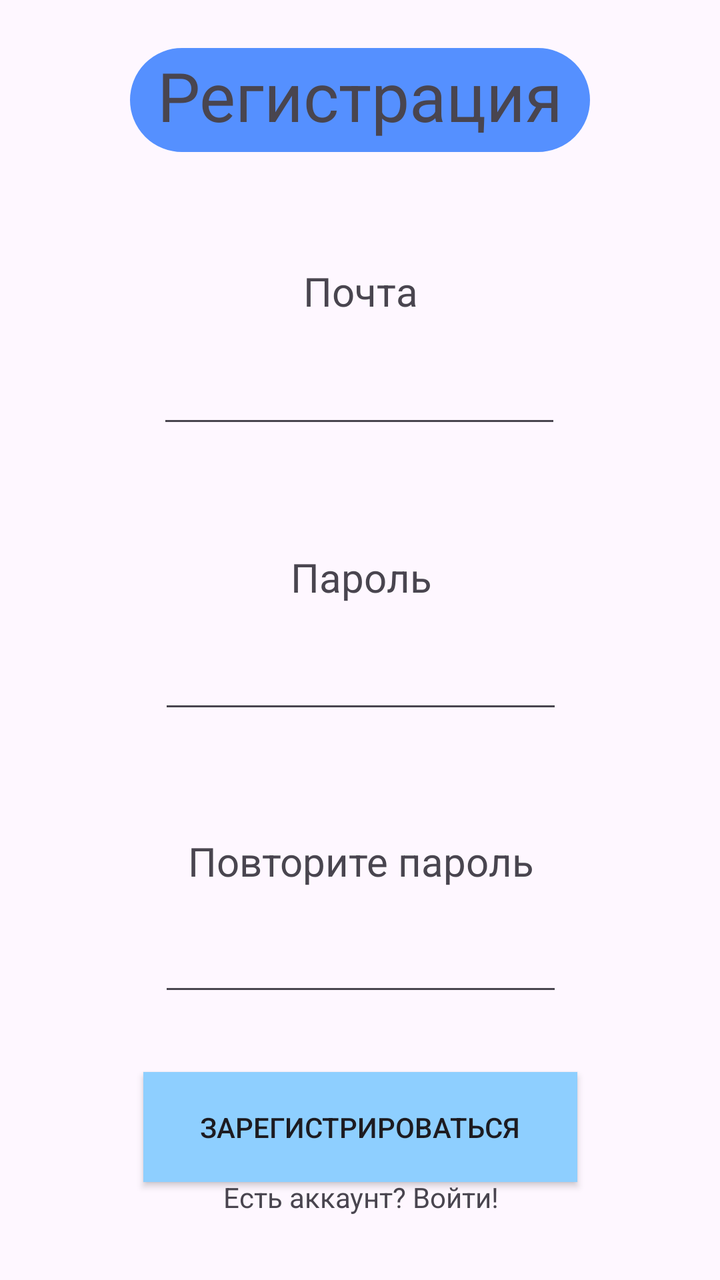
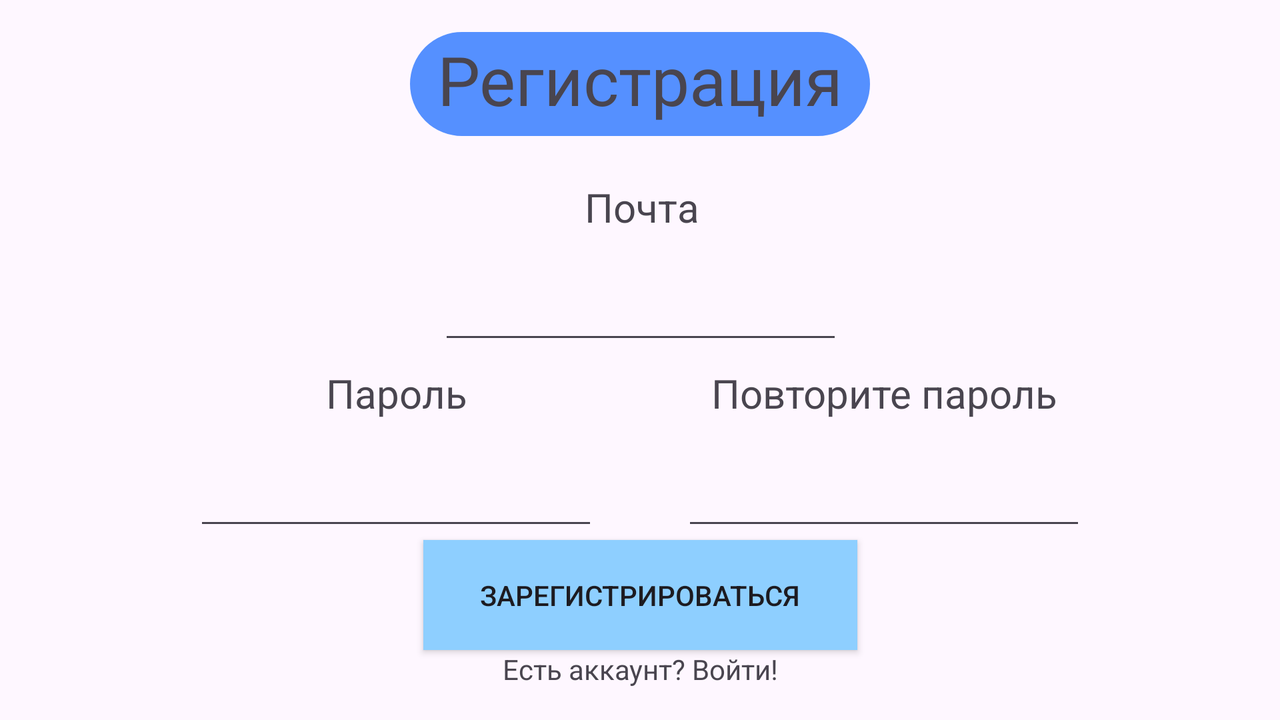

One screen, two layout resources from the same app: the default and the author's alternative for another configuration. Each is rendered where Android would select it; the XML of both is given below.
<!-- AndroidManifest.xml: application theme Theme.EgeMathematicsApp -->
<!-- res/layout/activity_registration.xml -->
<?xml version="1.0" encoding="utf-8"?>
<androidx.constraintlayout.widget.ConstraintLayout xmlns:android="http://schemas.android.com/apk/res/android"
    xmlns:app="http://schemas.android.com/apk/res-auto"
    xmlns:tools="http://schemas.android.com/tools"
    android:id="@+id/main"
    android:layout_width="match_parent"
    android:layout_height="match_parent"
    tools:context=".registration_activity">

    <TextView
        android:id="@+id/textView13"
        android:layout_width="230dp"
        android:layout_height="52dp"
        android:layout_marginTop="24dp"
        android:background="@drawable/round_corners"
        android:backgroundTint="#5590FF"
        android:text="Регистрация"
        android:textAlignment="center"
        android:textSize="34sp"
        app:layout_constraintEnd_toEndOf="parent"
        app:layout_constraintStart_toStartOf="parent"
        app:layout_constraintTop_toTopOf="parent" />

    <androidx.constraintlayout.widget.ConstraintLayout
        android:layout_width="341dp"
        android:layout_height="0dp"
        android:layout_marginBottom="16dp"
        app:layout_constraintBottom_toBottomOf="parent"
        app:layout_constraintEnd_toEndOf="parent"
        app:layout_constraintStart_toStartOf="parent"
        app:layout_constraintTop_toBottomOf="@+id/textView13">

        <Button
            android:id="@+id/regBtn"
            android:layout_width="217dp"
            android:layout_height="55dp"
            android:background="#5590ff"
            android:backgroundTint="#5590FF"
            android:backgroundTintMode="screen"
            android:text="Зарегистрироваться"
            app:layout_constraintBottom_toBottomOf="parent"
            app:layout_constraintEnd_toEndOf="parent"
            app:layout_constraintStart_toStartOf="parent"
            app:layout_constraintTop_toBottomOf="@+id/constraintLayout3" />

        <androidx.constraintlayout.widget.ConstraintLayout
            android:id="@+id/constraintLayout2"
            android:layout_width="276dp"
            android:layout_height="110dp"
            android:layout_marginTop="32dp"
            app:layout_constraintEnd_toEndOf="parent"
            app:layout_constraintStart_toStartOf="parent"
            app:layout_constraintTop_toBottomOf="@+id/constraintLayout">

            <TextView
                android:id="@+id/textView6"
                android:layout_width="200dp"
                android:layout_height="38dp"
                android:layout_marginTop="24dp"
                android:text="Пароль"
                android:textAlignment="center"
                android:textSize="20sp"
                app:layout_constraintEnd_toEndOf="parent"
                app:layout_constraintStart_toStartOf="parent"
                app:layout_constraintTop_toTopOf="parent" />

            <EditText
                android:id="@+id/pwdEditText"
                android:layout_width="202dp"
                android:layout_height="49dp"
                android:ems="10"
                android:inputType="text"
                app:layout_constraintBottom_toBottomOf="parent"
                app:layout_constraintEnd_toEndOf="parent"
                app:layout_constraintStart_toStartOf="parent"
                app:layout_constraintTop_toBottomOf="@+id/textView6" />
        </androidx.constraintlayout.widget.ConstraintLayout>

        <androidx.constraintlayout.widget.ConstraintLayout
            android:id="@+id/constraintLayout"
            android:layout_width="277dp"
            android:layout_height="0dp"
            android:layout_marginTop="32dp"
            app:layout_constraintEnd_toEndOf="parent"
            app:layout_constraintHorizontal_bias="0.491"
            app:layout_constraintStart_toStartOf="parent"
            app:layout_constraintTop_toTopOf="parent">

            <TextView
                android:id="@+id/textView4"
                android:layout_width="200dp"
                android:layout_height="38dp"
                android:layout_marginTop="24dp"
                android:text="Почта"
                android:textAlignment="center"
                android:textSize="20sp"
                app:layout_constraintEnd_toEndOf="parent"
                app:layout_constraintHorizontal_bias="0.506"
                app:layout_constraintStart_toStartOf="parent"
                app:layout_constraintTop_toTopOf="parent" />

            <EditText
                android:id="@+id/emailEditText"
                android:layout_width="202dp"
                android:layout_height="49dp"
                android:ems="10"
                android:inputType="text"
                app:layout_constraintBottom_toBottomOf="parent"
                app:layout_constraintEnd_toEndOf="parent"
                app:layout_constraintStart_toStartOf="parent"
                app:layout_constraintTop_toBottomOf="@+id/textView4"
                app:layout_constraintVertical_bias="1.0" />

        </androidx.constraintlayout.widget.ConstraintLayout>

        <TextView
            android:id="@+id/textView5"
            android:layout_width="194dp"
            android:layout_height="35dp"
            android:text="Есть аккаунт? Войти!"
            android:textAlignment="center"
            app:layout_constraintBottom_toBottomOf="parent"
            app:layout_constraintEnd_toEndOf="parent"
            app:layout_constraintStart_toStartOf="parent" />

        <androidx.constraintlayout.widget.ConstraintLayout
            android:id="@+id/constraintLayout3"
            android:layout_width="276dp"
            android:layout_height="110dp"
            android:layout_marginTop="32dp"
            app:layout_constraintEnd_toEndOf="parent"
            app:layout_constraintStart_toStartOf="parent"
            app:layout_constraintTop_toBottomOf="@+id/constraintLayout2">

            <EditText
                android:id="@+id/repeatPwdTextEdit"
                android:layout_width="202dp"
                android:layout_height="49dp"
                android:ems="10"
                android:inputType="text"
                app:layout_constraintBottom_toBottomOf="parent"
                app:layout_constraintEnd_toEndOf="parent"
                app:layout_constraintStart_toStartOf="parent"
                app:layout_constraintTop_toBottomOf="@+id/textView6" />

            <TextView
                android:id="@+id/textView15"
                android:layout_width="200dp"
                android:layout_height="38dp"
                android:layout_marginTop="24dp"
                android:text="Повторите пароль"
                android:textAlignment="center"
                android:textSize="20sp"
                app:layout_constraintEnd_toEndOf="parent"
                app:layout_constraintStart_toStartOf="parent"
                app:layout_constraintTop_toTopOf="parent" />
        </androidx.constraintlayout.widget.ConstraintLayout>

    </androidx.constraintlayout.widget.ConstraintLayout>

</androidx.constraintlayout.widget.ConstraintLayout>
<!-- resources referenced by this layout -->
<resources>
  <!-- drawable round_corners (drawable) -->
  <?xml version="1.0" encoding="utf-8"?>
  <shape xmlns:android="http://schemas.android.com/apk/res/android" >
      <stroke
          android:width="1dp" />
  
      <solid android:color="#ffffff" />
  
      <padding
          android:left="1dp"
          android:right="1dp"
          android:bottom="1dp"
          android:top="1dp" />
  
      <corners android:radius="35dp" />
  </shape>
  <!-- from res/values-v23/ -->
  <style name="Theme.EgeMathematicsApp" parent="Base.Theme.EgeMathematicsApp">
          
          <item name="android:navigationBarColor">@android:color/transparent</item>
          <item name="android:statusBarColor">@android:color/transparent</item>
          <item name="android:windowLightStatusBar">?attr/isLightTheme</item>
      </style>
  <style name="Base.Theme.EgeMathematicsApp" parent="Theme.Material3.DayNight.NoActionBar">
          
          
      </style>
</resources>
<!-- res/layout-land/activity_registration.xml (the author's variant of the layout above) -->
<!-- drawn on the phone turned sideways -->
<?xml version="1.0" encoding="utf-8"?>
<androidx.constraintlayout.widget.ConstraintLayout xmlns:android="http://schemas.android.com/apk/res/android"
    xmlns:app="http://schemas.android.com/apk/res-auto"
    xmlns:tools="http://schemas.android.com/tools"
    android:id="@+id/main"
    android:layout_width="match_parent"
    android:layout_height="match_parent"
    tools:context=".registration_activity">

    <TextView
        android:id="@+id/textView13"
        android:layout_width="230dp"
        android:layout_height="52dp"
        android:layout_marginTop="16dp"
        android:background="@drawable/round_corners"
        android:backgroundTint="#5590FF"
        android:text="Регистрация"
        android:textAlignment="center"
        android:textSize="34sp"
        app:layout_constraintEnd_toEndOf="parent"
        app:layout_constraintStart_toStartOf="parent"
        app:layout_constraintTop_toTopOf="parent" />

    <androidx.constraintlayout.widget.ConstraintLayout
        android:layout_width="520dp"
        android:layout_height="303dp"
        android:layout_marginTop="16dp"
        app:layout_constraintEnd_toEndOf="parent"
        app:layout_constraintStart_toStartOf="parent"
        app:layout_constraintTop_toBottomOf="@+id/textView13">

        <Button
            android:id="@+id/regBtn"
            android:layout_width="217dp"
            android:layout_height="55dp"
            android:background="#5590ff"
            android:backgroundTint="#5590FF"
            android:backgroundTintMode="screen"
            android:text="Зарегистрироваться"
            app:layout_constraintEnd_toEndOf="parent"
            app:layout_constraintStart_toStartOf="parent"
            app:layout_constraintTop_toBottomOf="@+id/constraintLayout3" />

        <androidx.constraintlayout.widget.ConstraintLayout
            android:id="@+id/constraintLayout2"
            android:layout_width="276dp"
            android:layout_height="0dp"
            app:layout_constraintStart_toStartOf="parent"
            app:layout_constraintTop_toBottomOf="@+id/constraintLayout">

            <TextView
                android:id="@+id/textView6"
                android:layout_width="200dp"
                android:layout_height="38dp"
                android:layout_marginTop="6dp"
                android:text="Пароль"
                android:textAlignment="center"
                android:textSize="20sp"
                app:layout_constraintEnd_toEndOf="parent"
                app:layout_constraintStart_toStartOf="parent"
                app:layout_constraintTop_toTopOf="parent" />

            <EditText
                android:id="@+id/pwdEditText"
                android:layout_width="202dp"
                android:layout_height="49dp"
                android:ems="10"
                android:inputType="text"
                app:layout_constraintBottom_toBottomOf="parent"
                app:layout_constraintEnd_toEndOf="parent"
                app:layout_constraintStart_toStartOf="parent"
                app:layout_constraintTop_toBottomOf="@+id/textView6" />
        </androidx.constraintlayout.widget.ConstraintLayout>

        <androidx.constraintlayout.widget.ConstraintLayout
            android:id="@+id/constraintLayout"
            android:layout_width="277dp"
            android:layout_height="0dp"
            app:layout_constraintEnd_toEndOf="parent"
            app:layout_constraintStart_toStartOf="parent"
            app:layout_constraintTop_toTopOf="parent">

            <TextView
                android:id="@+id/textView4"
                android:layout_width="200dp"
                android:layout_height="38dp"
                android:layout_marginTop="6dp"
                android:text="Почта"
                android:textAlignment="center"
                android:textSize="20sp"
                app:layout_constraintEnd_toEndOf="parent"
                app:layout_constraintHorizontal_bias="0.506"
                app:layout_constraintStart_toStartOf="parent"
                app:layout_constraintTop_toTopOf="parent" />

            <EditText
                android:id="@+id/emailEditText"
                android:layout_width="202dp"
                android:layout_height="49dp"
                android:ems="10"
                android:inputType="text"
                app:layout_constraintBottom_toBottomOf="parent"
                app:layout_constraintEnd_toEndOf="parent"
                app:layout_constraintStart_toStartOf="parent"
                app:layout_constraintTop_toBottomOf="@+id/textView4"
                app:layout_constraintVertical_bias="1.0" />

        </androidx.constraintlayout.widget.ConstraintLayout>

        <TextView
            android:id="@+id/textView5"
            android:layout_width="194dp"
            android:layout_height="35dp"
            android:text="Есть аккаунт? Войти!"
            android:textAlignment="center"
            app:layout_constraintEnd_toEndOf="parent"
            app:layout_constraintStart_toStartOf="parent"
            app:layout_constraintTop_toBottomOf="@+id/regBtn" />

        <androidx.constraintlayout.widget.ConstraintLayout
            android:id="@+id/constraintLayout3"
            android:layout_width="276dp"
            android:layout_height="0dp"
            app:layout_constraintEnd_toEndOf="parent"
            app:layout_constraintTop_toBottomOf="@+id/constraintLayout">

            <EditText
                android:id="@+id/repeatPwdTextEdit"
                android:layout_width="202dp"
                android:layout_height="49dp"
                android:ems="10"
                android:inputType="text"
                app:layout_constraintBottom_toBottomOf="parent"
                app:layout_constraintEnd_toEndOf="parent"
                app:layout_constraintStart_toStartOf="parent"
                app:layout_constraintTop_toBottomOf="@+id/textView15" />

            <TextView
                android:id="@+id/textView15"
                android:layout_width="200dp"
                android:layout_height="38dp"
                android:layout_marginTop="6dp"
                android:text="Повторите пароль"
                android:textAlignment="center"
                android:textSize="20sp"
                app:layout_constraintEnd_toEndOf="parent"
                app:layout_constraintStart_toStartOf="parent"
                app:layout_constraintTop_toTopOf="parent" />
        </androidx.constraintlayout.widget.ConstraintLayout>

    </androidx.constraintlayout.widget.ConstraintLayout>

</androidx.constraintlayout.widget.ConstraintLayout>
